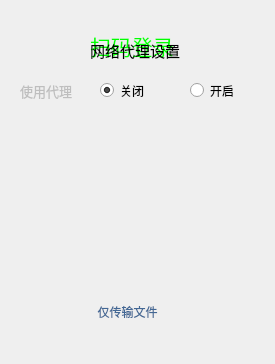
<?xml version="1.0" encoding="UTF-8"?>
<ui version="4.0">
 <class>QRCode</class>
 <widget class="QDialog" name="QRCode">
  <property name="geometry">
   <rect>
    <x>0</x>
    <y>0</y>
    <width>275</width>
    <height>364</height>
   </rect>
  </property>
  <property name="windowTitle">
   <string>Dialog</string>
  </property>
  <widget class="QLabel" name="label">
   <property name="geometry">
    <rect>
     <x>52</x>
     <y>70</y>
     <width>181</width>
     <height>181</height>
    </rect>
   </property>
   <property name="text">
    <string/>
   </property>
   <property name="pixmap">
    <pixmap>C:/Users/Administrator/Desktop/Q2.png</pixmap>
   </property>
  </widget>
  <widget class="QLabel" name="label_2">
   <property name="geometry">
    <rect>
     <x>90</x>
     <y>30</y>
     <width>101</width>
     <height>31</height>
    </rect>
   </property>
   <property name="font">
    <font>
     <family>微软雅黑</family>
     <pointsize>16</pointsize>
     <weight>50</weight>
     <bold>false</bold>
    </font>
   </property>
   <property name="styleSheet">
    <string notr="true">color: rgb(0, 255, 0);</string>
   </property>
   <property name="text">
    <string>扫码登录</string>
   </property>
  </widget>
  <widget class="QPushButton" name="pushButton_3">
   <property name="geometry">
    <rect>
     <x>90</x>
     <y>300</y>
     <width>75</width>
     <height>23</height>
    </rect>
   </property>
   <property name="cursor">
    <cursorShape>PointingHandCursor</cursorShape>
   </property>
   <property name="styleSheet">
    <string notr="true">color: rgb(67, 104, 149);</string>
   </property>
   <property name="text">
    <string>仅传输文件</string>
   </property>
   <property name="flat">
    <bool>true</bool>
   </property>
  </widget>
  <widget class="QPushButton" name="pushButton_5">
   <property name="geometry">
    <rect>
     <x>220</x>
     <y>0</y>
     <width>31</width>
     <height>31</height>
    </rect>
   </property>
   <property name="text">
    <string/>
   </property>
   <property name="icon">
    <iconset>
     <normaloff>../build-test_qt_0217-Desktop_Qt_5_9_4_MinGW_32bit-Debug/image/set.png</normaloff>../build-test_qt_0217-Desktop_Qt_5_9_4_MinGW_32bit-Debug/image/set.png</iconset>
   </property>
   <property name="flat">
    <bool>true</bool>
   </property>
  </widget>
  <widget class="QPushButton" name="pushButton_4">
   <property name="geometry">
    <rect>
     <x>250</x>
     <y>0</y>
     <width>31</width>
     <height>31</height>
    </rect>
   </property>
   <property name="text">
    <string/>
   </property>
   <property name="icon">
    <iconset>
     <normaloff>../build-test_qt_0217-Desktop_Qt_5_9_4_MinGW_32bit-Debug/image/fault.png</normaloff>../build-test_qt_0217-Desktop_Qt_5_9_4_MinGW_32bit-Debug/image/fault.png</iconset>
   </property>
   <property name="flat">
    <bool>true</bool>
   </property>
  </widget>
  <widget class="QLabel" name="label_3">
   <property name="geometry">
    <rect>
     <x>90</x>
     <y>40</y>
     <width>101</width>
     <height>21</height>
    </rect>
   </property>
   <property name="font">
    <font>
     <family>微软雅黑</family>
     <pointsize>11</pointsize>
     <weight>50</weight>
     <bold>false</bold>
    </font>
   </property>
   <property name="text">
    <string>网络代理设置</string>
   </property>
  </widget>
  <widget class="QPushButton" name="pushButton_6">
   <property name="geometry">
    <rect>
     <x>220</x>
     <y>0</y>
     <width>31</width>
     <height>31</height>
    </rect>
   </property>
   <property name="text">
    <string/>
   </property>
   <property name="icon">
    <iconset>
     <normaloff>../build-test_qt_0217-Desktop_Qt_5_9_4_MinGW_32bit-Debug/image/Q5.png</normaloff>../build-test_qt_0217-Desktop_Qt_5_9_4_MinGW_32bit-Debug/image/Q5.png</iconset>
   </property>
   <property name="flat">
    <bool>true</bool>
   </property>
  </widget>
  <widget class="QRadioButton" name="radioButton">
   <property name="enabled">
    <bool>true</bool>
   </property>
   <property name="geometry">
    <rect>
     <x>100</x>
     <y>80</y>
     <width>51</width>
     <height>21</height>
    </rect>
   </property>
   <property name="font">
    <font>
     <family>微软雅黑</family>
    </font>
   </property>
   <property name="styleSheet">
    <string notr="true">selection-color: rgb(0, 255, 0);</string>
   </property>
   <property name="text">
    <string>关闭</string>
   </property>
   <property name="checked">
    <bool>true</bool>
   </property>
  </widget>
  <widget class="QRadioButton" name="radioButton_2">
   <property name="enabled">
    <bool>true</bool>
   </property>
   <property name="geometry">
    <rect>
     <x>190</x>
     <y>80</y>
     <width>51</width>
     <height>21</height>
    </rect>
   </property>
   <property name="font">
    <font>
     <family>微软雅黑</family>
    </font>
   </property>
   <property name="text">
    <string>开启</string>
   </property>
  </widget>
  <widget class="QLabel" name="label_4">
   <property name="enabled">
    <bool>false</bool>
   </property>
   <property name="geometry">
    <rect>
     <x>20</x>
     <y>80</y>
     <width>54</width>
     <height>21</height>
    </rect>
   </property>
   <property name="font">
    <font>
     <family>微软雅黑</family>
     <pointsize>10</pointsize>
    </font>
   </property>
   <property name="text">
    <string>使用代理</string>
   </property>
  </widget>
 </widget>
 <resources/>
 <connections/>
</ui>
